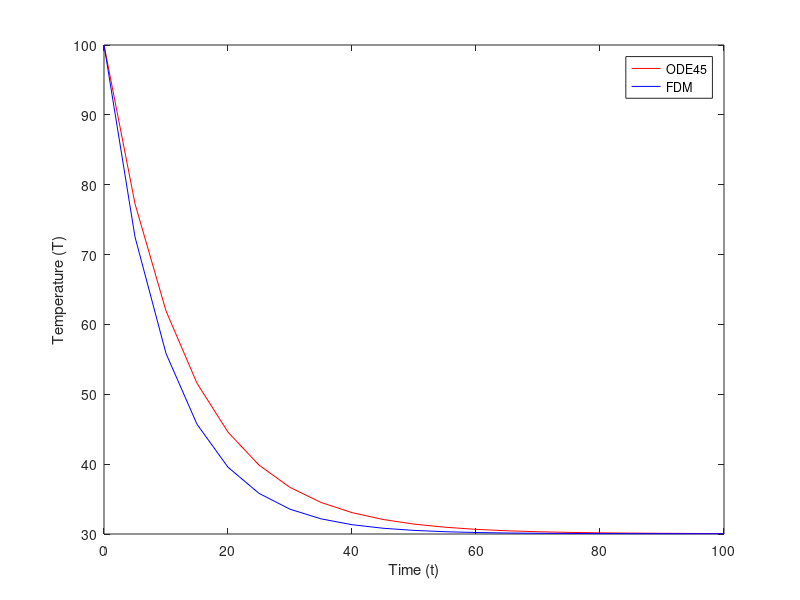
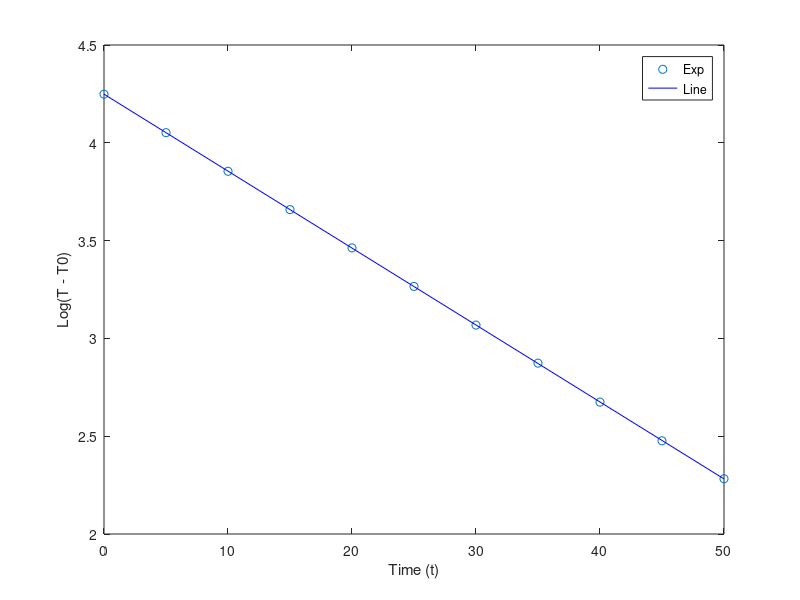

These charts were generated, in order, by the following MATLAB code:
function out = lab8_HT_egg()
    global a b
    a = 0.07853;
    b = 23.79756;
    
    t = 0:5:100;
    
    [t, T] = ode45(@dTdt, t, 373);
    T = T - 273;
    figure;
    plot(t, T, 'r');
    hold on
    
    T_FDM(1) = 373;
    T_FDM = FDM(t, T_FDM);
    T_FDM = T_FDM - 273;
    plot(t, T_FDM, 'b');
    hold on
    
    xlabel('Time (t)');
    ylabel('Temperature (T)');
    legend('ODE45', 'FDM');
    
    t_exp = 0:5:50;
    T_exp = [100 87.5 77.2 68.8 61.9 56.2 51.5 47.7 44.5 41.9 39.8];
    T_exp = T_exp + 273;
    
    none = maam(t_exp, T_exp);
    [a, b] = linear_regression(t_exp, log(T_exp-303));
    
    figure;
    T_exp = log(T_exp - 303);
    plot(t_exp, T_exp, 'o');
    hold on
    plot(t_exp, a*t_exp+b, 'b');
    hold on
    xlabel('Time (t)');
    ylabel('Log(T - T0)');
    legend('Exp', 'Line');
    
    h = -a*6366.19777;
    fprintf('Heat transfer coefficent (h) : %f \n',h);
    
    
end

function diff = dTdt(t, T)
    global a b
    diff = -a*T + b;
end

function T = FDM(t, T)
    h = t(2) - t(1);
    for i=1:length(t)-1
        T(i+1) = T(i)+ dTdt(t(i), T(i))*h;
    end
end

function [a, b] = linear_regression(t, T)
    sT = sum(T);
    st = sum(t);
    sTt = sum(T.*t);
    st2 = sum(t.*t);
    n = length(t);
    
    a = (n*sTt -sT*st)/(n*st2 - st^2);
    b = (sT-a*st)/n;
end

function none = maam(t, T)
    for i=1:length(T)-1
        dTdt_values(i) = (T(i+1) - T(i))/5;
    end
    T(end) = [];
    [a1, b1] = linear_regression(T, dTdt_values);
    h = -a1*6366.19777;
    a1
    b1
    fprintf('Heat transfer coefficent (h) 1: %f \n',h);
    none = 0;
end
        
